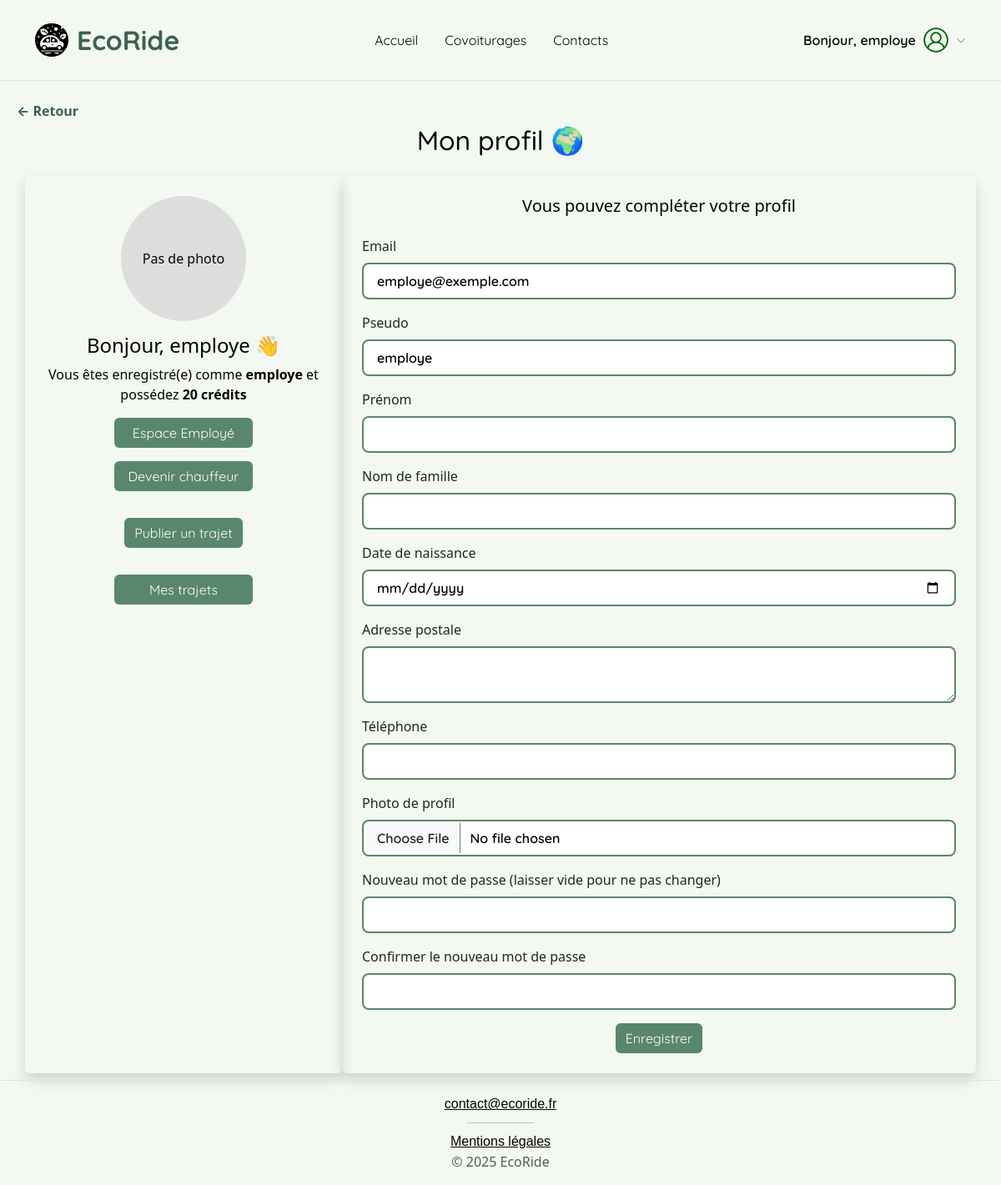
The page /pages/profil.php (signed in) on the database its author committed.
### tables this page shows
CREATE TABLE `utilisateurs` (
  `id` int(11) NOT NULL,
  `pseudo` varchar(50) NOT NULL,
  `prenom` varchar(50) DEFAULT NULL,
  `nom_famille` varchar(50) DEFAULT NULL,
  `date_naissance` date DEFAULT NULL,
  `adresse_postale` text DEFAULT NULL,
  `telephone` varchar(20) DEFAULT NULL,
  `email` varchar(100) NOT NULL,
  `mot_de_passe` varchar(255) NOT NULL,
  `credits` int(11) DEFAULT 20,
  `role` enum('passager','chauffeur','passager_chauffeur','employe','administrateur') NOT NULL DEFAULT 'passager',
  `date_creation` datetime DEFAULT current_timestamp(),
  `photo_profil` varchar(255) DEFAULT NULL,
  `statut` varchar(20) NOT NULL DEFAULT 'actif'
);

### pages/profil.php (the view, shortened to what this page needs)
<?php
require_once '../config/db.php';
$userId = $_SESSION['user_id'];
$stmt = $pdo->prepare("SELECT * FROM utilisateurs WHERE id = :id");
$stmt->execute(['id' => $userId]);
$user = $stmt->fetch(PDO::FETCH_ASSOC);
?>
<?php require_once '../templates/header.php'; ?>
<div class="container my-1 mb-2">
    <h2 class="text-center mb-4">Mon profil 🌍</h2>
    <div class="row">
        <div class="col-md-4 text-center p-4 shadow rounded">
            <?php if ($user['photo_profil']): ?>
                <img src="../<?= htmlspecialchars($user['photo_profil']) ?>" alt="Photo profil"
                     class="img-fluid rounded-circle mb-3" style="width:150px; height:150px; object-fit:cover;">
            <?php else: ?>
                <div style="width:150px; height:150px; line-height:150px; border-radius:50%; background:#ddd; margin:auto; margin-bottom:15px;">
                    Pas de photo
                </div>
            <?php endif; ?>
            <h4>Bonjour, <?= htmlspecialchars($user['pseudo']) ?> 👋</h4>
            <p>Vous êtes enregistré(e) comme <strong><?= htmlspecialchars($user['role']) ?></strong> et possédez <strong><?= htmlspecialchars($user['credits']) ?> crédits</strong></p>
            <div class="d-grid gap-3 w-50 mx-auto">
                <?php if (isset($_SESSION['user_role']) && $_SESSION['user_role'] === 'employe'): ?>
                    <a href="/EcoRide/employe/moderation_avis.php" class="btn custom-btn">Espace Employé</a>
                <?php endif; ?>
                <?php if ($user['role'] !== 'chauffeur' && $user['role'] !== 'passager_chauffeur'): ?>
                    <a href="devenir_chauffeur.php" class="btn custom-btn">Devenir chauffeur</a>
                <?php else: ?>
                    <a href="mes_vehicules.php" class="btn custom-btn">Mes véhicules</a>
                <?php endif; ?>
                <form method="post" action="" class="my-3">
                    <button type="submit" name="publier_trajet" class="btn custom-btn w-100">Publier un trajet</button>
                </form>
                <a href="mes_trajets.php" class="btn custom-btn">Mes trajets</a>
            </div>
        </div>
        <div class="col-md-8 p-4 shadow rounded">
            <h5 class="text-center mb-4">Vous pouvez compléter votre profil</h5>
            <form action="" method="post" enctype="multipart/form-data" novalidate>
                <div class="mb-3">
                    <label for="email" class="form-label">Email</label>
                    <input type="email" name="email" id="email" class="form-control" required value="<?= htmlspecialchars($user['email']) ?>">
                </div>
                <div class="mb-3">
                    <label for="pseudo" class="form-label">Pseudo</label>
                    <input type="text" name="pseudo" id="pseudo" class="form-control" required value="<?= htmlspecialchars($user['pseudo']) ?>">
                </div>
                <div class="mb-3">
                    <label for="prenom" class="form-label">Prénom</label>
                    <input type="text" name="prenom" id="prenom" class="form-control" required value="<?= htmlspecialchars($user['prenom'] ?? '') ?>">
                </div>
                <div class="mb-3">
                    <label for="nom_famille" class="form-label">Nom de famille</label>
                    <input type="text" name="nom_famille" id="nom_famille" class="form-control" required value="<?= htmlspecialchars($user['nom_famille'] ?? '') ?>">
                </div>
                <div class="mb-3">
                    <label for="date_naissance" class="form-label">Date de naissance</label>
                    <input type="date" name="date_naissance" id="date_naissance" class="form-control" required value="<?= htmlspecialchars($user['date_naissance'] ?? '') ?>">
                </div>
                <div class="mb-3">
                    <label for="adresse_postale" class="form-label">Adresse postale</label>
                    <textarea name="adresse_postale" id="adresse_postale" class="form-control" required><?= htmlspecialchars($user['adresse_postale'] ?? '') ?></textarea>
                </div>
                <div class="mb-3">
                    <label for="telephone" class="form-label">Téléphone</label>
                    <input type="tel" name="telephone" id="telephone" class="form-control" required value="<?= htmlspecialchars($user['telephone'] ?? '') ?>">
                </div>
                <div class="mb-3">
                    <label for="photo_profil" class="form-label">Photo de profil</label>
                    <input type="file" name="photo_profil" id="photo_profil" accept="image/*" class="form-control">
                </div>
                <div class="mb-3">
                    <label for="password" class="form-label">Nouveau mot de passe (laisser vide pour ne pas changer)</label>
                    <input type="password" name="password" id="password" class="form-control" autocomplete="new-password">
                </div>
                <div class="mb-3">
                    <label for="password_confirm" class="form-label">Confirmer le nouveau mot de passe</label>
                    <input type="password" name="password_confirm" id="password_confirm" class="form-control" autocomplete="new-password">
                </div>
                <div class="text-center">
                    <button type="submit" class="btn custom-btn">Enregistrer</button>
                </div>
            </form>
        </div>
    </div>
</div>
<?php require_once '../templates/footer.php'; ?>

### css/styles.css (style rules this page uses)
:root { --eco-green: #58876b; --eco-green-dark: #3b634b; --eco-bg: #f3f8f0; --eco-text: #040404; --eco-font: 'Quicksand', sans-serif; }
html, body { height: 100%; margin: 0; background-color: var(--eco-bg); }
body { display: flex; flex-direction: column; min-height: 100vh; }
.custom-btn { font-family: var(--eco-font); background-color: var(--eco-green); color: white; border: none; border-radius: 6px; width: auto !important; display: inline-block !important; transition: background-color 0.3s ease, transform 0.2s ease; }
h2 { display: flex; justify-content: center; font-family: var(--eco-font); color: var(--eco-green) }
.form-control { border: 2px solid var(--eco-green); border-radius: 12px; font-family: var(--eco-font); font-weight: 600; color: var(--eco-text); font-family: var(--eco-font); }
input[type="text"], input[type="email"], input[type="password"], input[type="datetime-local"], input.form-check-input, input[type="number"], input[type="tel"], input[type="date"], input[class="form-control"], select#vehicule_id, textarea#preferences_personnalisees, textarea#adresse_postale { border: 2px solid var(--eco-green); border-radius: 0.5rem; padding: 0.5rem 1rem; transition: border-color 0.15s ease, box-shadow 0.15s ease; background-color: #fff; }
.text-center { color: var(--eco-text); }
form { opacity: 1; transform: translateY(20px); transition: opacity 0.9s ease, transform 0.9s ease; }
form.loaded { opacity: 1; transform: translateY(0); }

### rows shown on the page
utilisateurs: pseudo "employe", role "employe", credits "20", email "employe@exemple.com"

### other values the page prints
$_SESSION['user_pseudo'] "employe"
